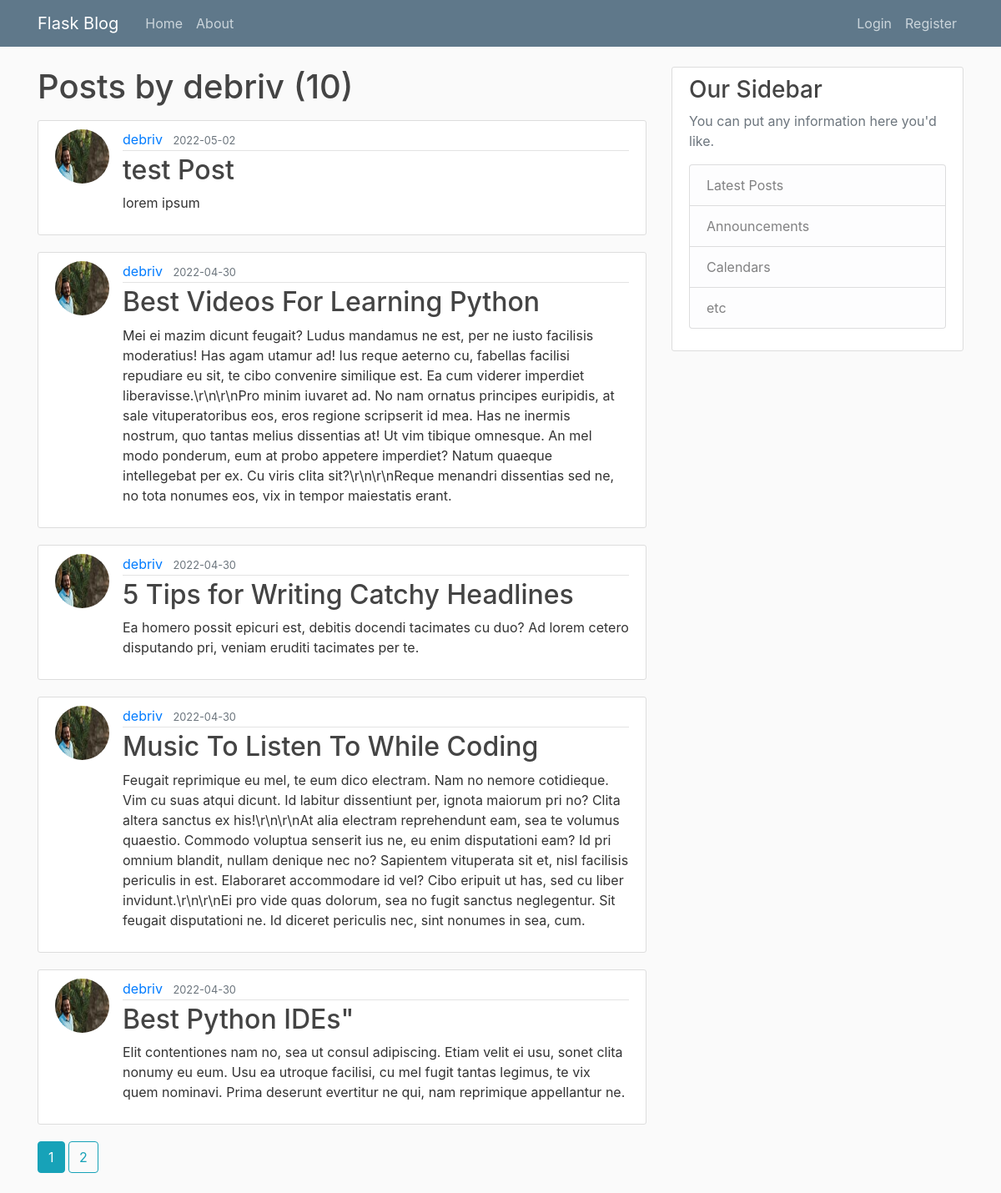
Screenshot of /user/debriv with the database file from the repository.
### flaskblog/models.py (models this page shows, shortened)
class User(db.Model, UserMixin):
    id = db.Column(db.Integer, primary_key= True)
    username = db.Column(db.String(20), unique=True, nullable=False)
    email = db.Column(db.String(120), unique=True, nullable=False)
    image_file = db.Column(db.String(20), nullable=False, default='default.jpg')
    password = db.Column(db.String(60), nullable=False)
    posts = db.relationship('Post', backref='author', lazy=True)

class Post(db.Model):
    id = db.Column(db.Integer, primary_key= True)
    title = db.Column(db.String(100), nullable = False)
    date_posted = db.Column(db.DateTime, nullable = False, default = datetime.utcnow)
    content = db.Column(db.Text, nullable= False)
    user_id = db.Column(db.Integer, db.ForeignKey('user.id'), nullable=False)

### flaskblog/users/routes.py (the view)
@users.route("/user/<string:username>")
def user_posts(username):
    page = request.args.get('page', 1, type=int)
    user = User.query.filter_by(username=username).first_or_404()
    posts = Post.query.filter_by(author=user)\
        .order_by(Post.date_posted.desc())\
        .paginate(page=page, per_page=5)
    return render_template('user_posts.html', posts=posts, user=user)

### flaskblog/templates/user_posts.html
{% extends "layout.html" %}
{% block content %}
    <h1 class="mb-3">Posts by {{ user.username }} ({{ posts.total }})</h1>
    {% for post in posts.items %}
        <article class="media content-section">
            <img class="rounded-circle article-img" src="{{ url_for('static', filename='profile_pics/' + post.author.image_file) }}">
            <div class="media-body">
                <div class="article-metadata">
                    <a class="mr-2" href="{{ url_for('users.user_posts', username=post.author.username) }}">{{ post.author.username }}</a>
                    <small class="text-muted">{{ post.date_posted.strftime('%Y-%m-%d') }}</small>
                </div>
                <h2><a class="article-title" href="{{ url_for('posts.post', post_id=post.id) }}">{{ post.title }}</a></h2>
                <p class="article-content">{{ post.content }}</p>
            </div>
        </article>
    {% endfor %}
    {% for page_num in posts.iter_pages(left_edge=1, right_edge=1, left_current=1, right_current=2 ) %}
        {% if page_num %}
            {% if posts.page == page_num %}
                <a class="btn btn-info mb-4" href="{{ url_for('users.user_posts', username=user.username, page=page_num) }}">{{ page_num }}</a>
            {% else %}
                <a class="btn btn-outline-info mb-4" href="{{ url_for('users.user_posts', username=user.username, page=page_num) }}">{{ page_num }}</a>
            {% endif %}
        {% else %}
        ...
        {% endif %}
    {% endfor %}
{% endblock content %}

### flaskblog/static/main.css (style rules this page uses)
body { background: #fafafa; color: #333333; margin-top: 5rem; }
h1, h2, h3, h4, h5, h6 { color: #444444; }
.content-section { background: #ffffff; padding: 10px 20px; border: 1px solid #dddddd; border-radius: 3px; margin-bottom: 20px; }
.article-title { color: #444444; }
.article-content { white-space: pre-line; }
.article-img { height: 65px; width: 65px; margin-right: 16px; }
.article-metadata { padding-bottom: 1px; margin-bottom: 4px; border-bottom: 1px solid #e3e3e3 }

### rows the page displays
User: username "debriv"
Post: image_file (picture), author.username "debriv", date_posted "2022-05-02", title "test Post", content "lorem ipsum"
Post: image_file (picture), author.username "debriv", date_posted "2022-04-30", title "Best Videos For Learning Python", content "Mei ei mazim dicunt feugait? Ludus mandamus ne est, per ne iusto facilisis moderatius! Has agam utamur ad! Ius reque aeterno cu, fabellas facilisi repudiare eu sit, te cibo convenire similique est. Ea cum viderer imperdiet liberavisse.\\r\\n\\r\\nPro minim iuvaret ad. No nam ornatus principes euripidis, at sale vituperatoribus eos, eros regione scripserit id mea. Has ne inermis nostrum, quo tantas melius dissentias at! Ut vim tibique omnesque. An mel modo ponderum, eum at probo appetere imperdiet? Natum quaeque intellegebat per ex. Cu viris clita sit?\\r\\n\\r\\nReque menandri dissentias sed ne, no tota nonumes eos, vix in tempor maiestatis erant."
Post: image_file (picture), author.username "debriv", date_posted "2022-04-30", title "5 Tips for Writing Catchy Headlines", content "Ea homero possit epicuri est, debitis docendi tacimates cu duo? Ad lorem cetero disputando pri, veniam eruditi tacimates per te."
Post: image_file (picture), author.username "debriv", date_posted "2022-04-30", title "Music To Listen To While Coding", content "Feugait reprimique eu mel, te eum dico electram. Nam no nemore cotidieque. Vim cu suas atqui dicunt. Id labitur dissentiunt per, ignota maiorum pri no? Clita altera sanctus ex his!\\r\\n\\r\\nAt alia electram reprehendunt eam, sea te volumus quaestio. Commodo voluptua senserit ius ne, eu enim disputationi eam? Id pri omnium blandit, nullam denique nec no? Sapientem vituperata sit et, nisl facilisis periculis in est. Elaboraret accommodare id vel? Cibo eripuit ut has, sed cu liber invidunt.\\r\\n\\r\\nEi pro vide quas dolorum, sea no fugit sanctus neglegentur. Sit feugait disputationi ne. Id diceret periculis nec, sint nonumes in sea, cum."
Post: image_file (picture), author.username "debriv", date_posted "2022-04-30", title "Best Python IDEs\"", content "Elit contentiones nam no, sea ut consul adipiscing. Etiam velit ei usu, sonet clita nonumy eu eum. Usu ea utroque facilisi, cu mel fugit tantas legimus, te vix quem nominavi. Prima deserunt evertitur ne qui, nam reprimique appellantur ne."

### other values shown
{{ posts.total }} "10"
{{ page_num }} "1"
{{ page_num }} "2"
